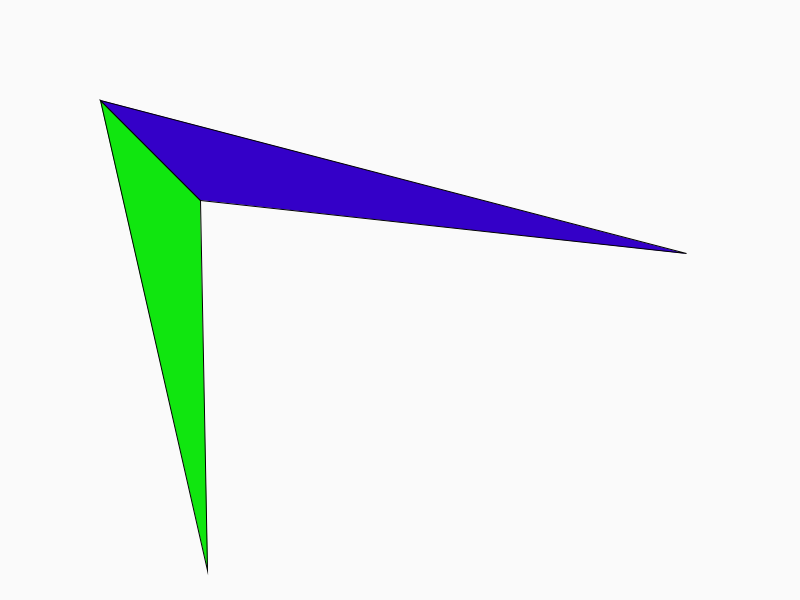
Frame 1 (no input)
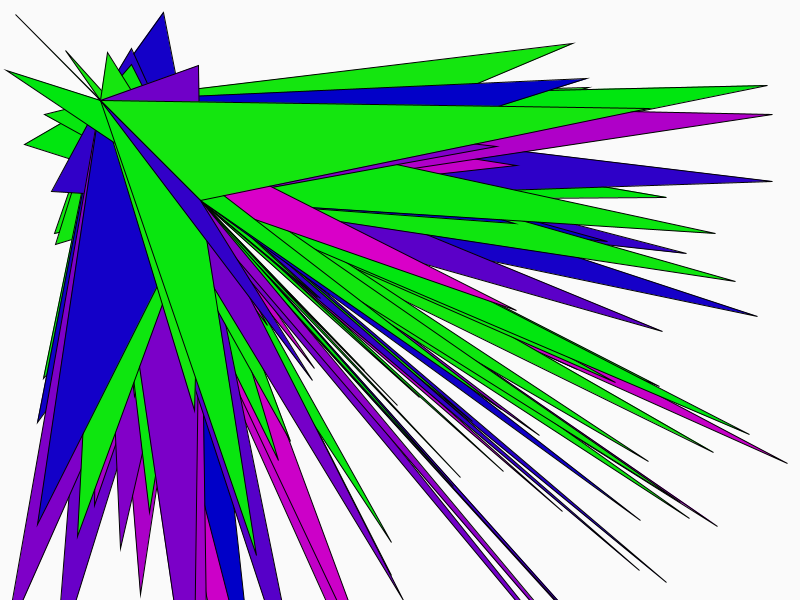
Frame 60 (the mouse pressed at the canvas centre just before this capture)
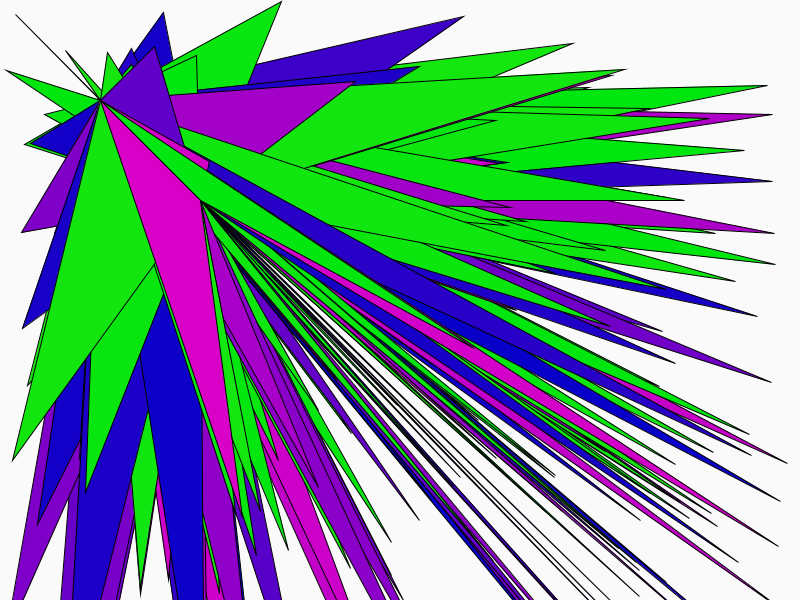
Frame 120 (the mouse held since frame 60 and released just before this capture)

The Processing sketch that drew these frames (run headless with seeded random() and noise(); from frame 60 on, the mouse is pressed at the canvas centre):

// Processing sketch: processing_7598
// ── processing_7598.pde


//setup=configuração
void setup(){
   size(800,600);
   background(250,250,250);
}  

//draw=desenhar=redesenhar=refaz a leitura do código
//randon=sorteia=aleatoriamente("joga dados")
void draw(){
  smooth();//ficar sem pontinhas
  //noStroke();//retirar contorno
  
fill(random(25),230,15);
triangle(random(0,800),random(600),100,100,200,200);

fill(random(220),0,200);
triangle(random(800),random(800),100,100,200,200);


}
